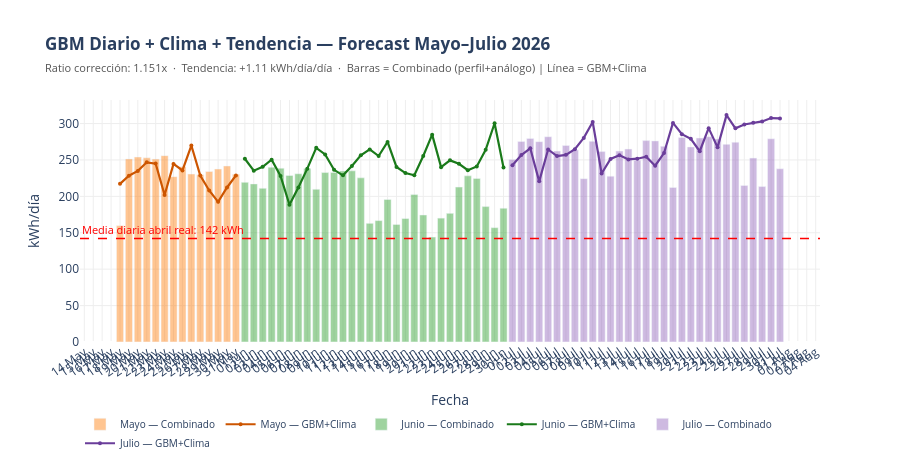

Write notebook code for a chart like this one.
### Code cell
# ── Gráfico: barras Combinado + línea GBM por mes ─────────────────────────────
colores_base = {5:'#ff7f0e', 6:'#2ca02c', 7:'#9467bd'}
colores_gbm  = {5:'#cc5500', 6:'#1a7a1a', 7:'#6a3d9a'}

fig_gbm = go.Figure()
for mes in [5, 6, 7]:
    sub = daily_fc[daily_fc['Mes'] == mes]
    # Barras del modelo combinado (fondo)
    fig_gbm.add_trace(go.Bar(
        x=sub['Fecha'], y=sub['Gen_combinada'],
        name=f'{nombres_mes[mes]} — Combinado',
        marker_color=colores_base[mes], opacity=0.45,
        hovertemplate='%{x|%d %b}<br>Combinado: %{y:.0f} kWh<extra></extra>'))
    # Línea GBM encima
    fig_gbm.add_trace(go.Scatter(
        x=sub['Fecha'], y=sub['Gen_GBM'],
        name=f'{nombres_mes[mes]} — GBM+Clima',
        line=dict(color=colores_gbm[mes], width=2.2),
        mode='lines+markers', marker=dict(size=4),
        hovertemplate='%{x|%d %b}<br>GBM: %{y:.0f} kWh<extra></extra>'))

fig_gbm.add_hline(y=media_abr, line_dash='dash', line_color='red', line_width=1.5,
    annotation_text=f'Media diaria abril real: {media_abr:.0f} kWh',
    annotation_position='top left', annotation_font=dict(color='red', size=11))

fig_gbm.update_layout(
    title=(f'<b>GBM Diario + Clima + Tendencia — Forecast Mayo–Julio 2026</b><br>'
           f'<span style="font-size:11px;color:#555">'
           f'Ratio corrección: {ratio_gbm:.3f}x  ·  '
           f'Tendencia: {slope26:+.2f} kWh/día/día  ·  '
           f'Barras = Combinado (perfil+análogo) | Línea = GBM+Clima</span>'),
    xaxis=dict(title='Fecha', showgrid=True, gridcolor='#eee',
               tickformat='%d %b', dtick='D2', tickangle=-35),
    yaxis=dict(title='kWh/día', rangemode='tozero',
               showgrid=True, gridcolor='#eee'),
    plot_bgcolor='white', height=470, barmode='overlay',
    legend=dict(orientation='h', y=-0.28, font=dict(size=10)))
fig_gbm.show()
